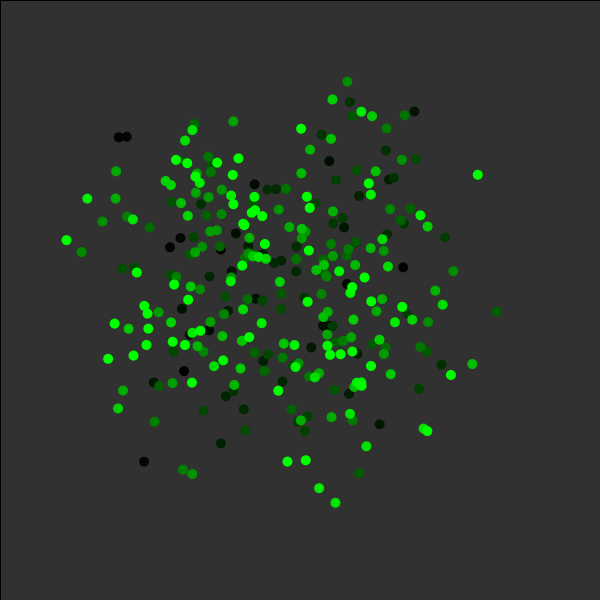
Frame 1 (no input)
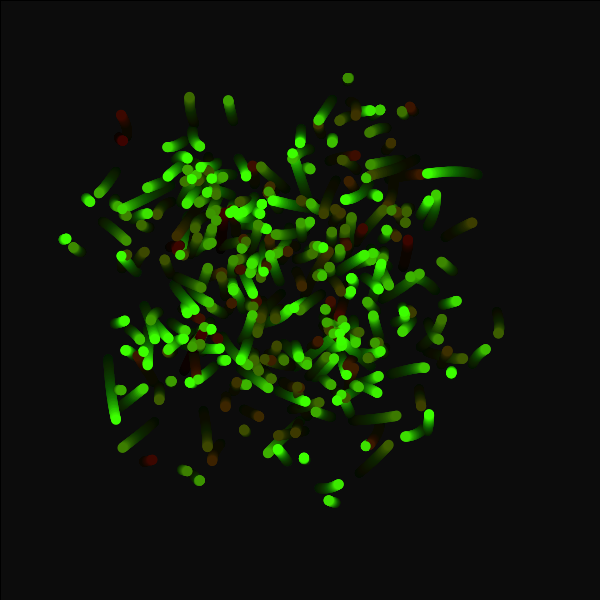
Frame 60 (the mouse pressed at the canvas centre just before this capture)
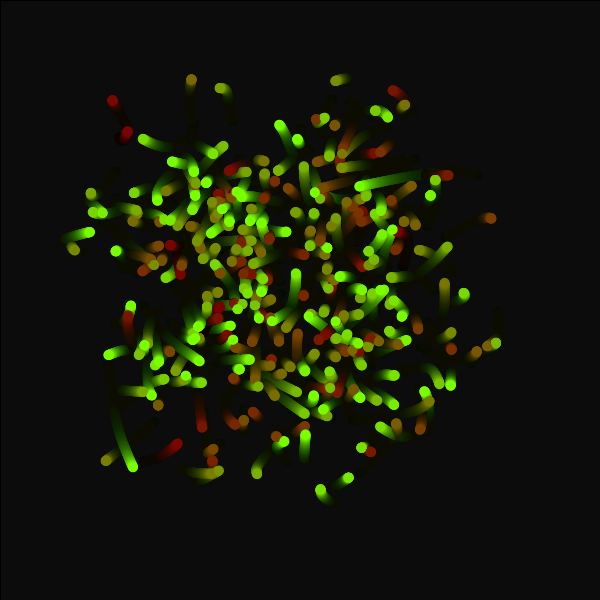
Frame 120 (the mouse held since frame 60 and released just before this capture)

The Processing sketch that drew these frames (run headless with seeded random() and noise(); from frame 60 on, the mouse is pressed at the canvas centre):

// Processing sketch: MagicWorms
// ── MagicWorms.pde
/*
 *    Copyright (c) The League of Amazing Programmers 2013-2021
 *    Level 1
 */

/** This program draws a magical pattern **/

// The setup method is run once when the program starts
void setup() {

  //Set your canvas size
size(600,600);
  //Set a background color  
background(51);
}

// The draw method runs continuously (in a loop) until the program ends
void draw() {

   makeMagical();
  // STEP 1.
  // Use a for loop to draw 300 small ellipses in a diagonal line across the canvas.
  
  for(int i = 1; i < 301; i++){
  int myRandom = int (random(5,10));
  fill(frameCount,i,0);
  ellipse(getWormX(i),getWormY(i),10,10);
  System.out.println(i);
  }
  // Make them a bright color.
  // RUN THE PROGRAM TO CHECK IT (see the recipe for the expected outcome).

  // STEP 2.
  // Now make each ellipse use random values for their x and y co-ordinates. Make sure they are inside the canvas. 
  // Hint:  random(int maxValue)
  // RUN THE PROGRAM TO CHECK IT (see the recipe for the expected outcome).
  
  // STEP 3.
  // Now use the getWormX() and getWormY() methods for x and y co-ordinates of each ellipse
  //(use the for loop variable as the parameter to these methods).
  // RUN THE PROGRAM TO CHECK IT (see the recipe for the expected outcome).
  
  // STEP 4.
  // Call makeMagical() in your draw method before the for loop. 
  // OPTIONS: Pass in frameCount or another variable for the ellipse "red value", 
  // and i as the "green value" for some extra color coolness.
}

/// DO NOT CHANGE THE CODE BELOW. CALL THE METHODS FROM THE DRAW METHOD
   float frequency = .001;
   float noiseInterval = PI;

    void makeMagical() {
        fill( 0, 0, 0, 10 );
        rect(0, 0, width, height);
        noStroke();
    }

    float getWormX(int i) {
        return map(noise(i*noiseInterval + frameCount * frequency), 0, 1, 0, width);
    }

    float getWormY(int i) {
        return map(noise(i*noiseInterval+1 + frameCount * frequency), 0, 1, 0, height);
    }
